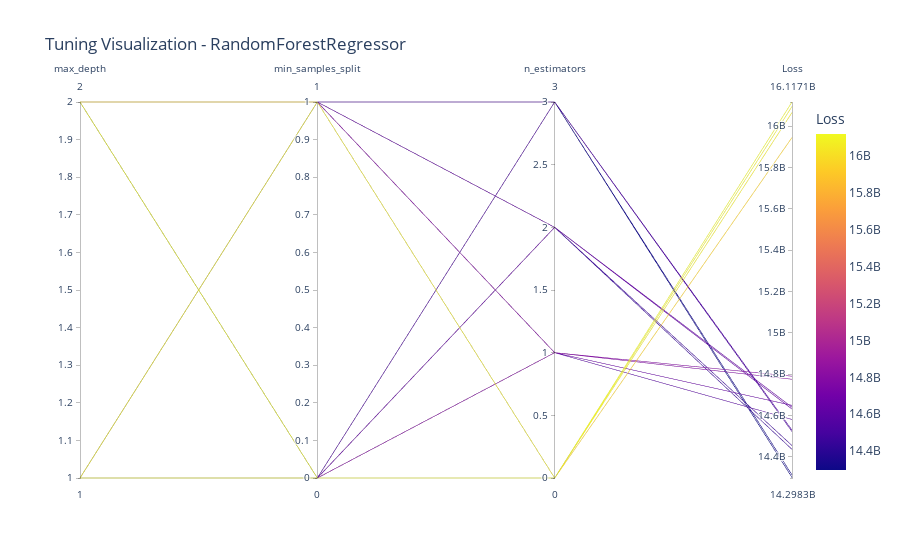

The notebook cell saved with this chart:
### Code cell
# Chạy tuning và trực quan hóa cho mô hình RandomForestRegressor

name = "RandomForestRegressor"
model = models[name]
print(f"🔍 Đang tuning mô hình: {name}...")

grid = GridSearchCV(model, param_grids[name], cv=5, scoring='neg_mean_squared_error', n_jobs=-1)
grid.fit(x_train, y_train)

y_pred = grid.predict(x_test)
mse = mean_squared_error(y_test, y_pred)
mae = mean_absolute_error(y_test, y_pred)
r2 = r2_score(y_test, y_pred)

print(f"📌 {name}")
print("Best parameters:", grid.best_params_)
print(f"Test MSE: {mse:.4f}")
print(f"Test MAE: {mae:.4f}")
print(f"Test R² : {r2:.4f}")

best_models[name] = grid.best_estimator_
model_results[name] = {
    "MSE": mse,
    "MAE": mae,
    "R2": r2
}

# Trực quan hóa kết quả tìm kiếm siêu tham số
visualize_tuning_results(grid, model_name=name)

# Trực quan hóa mức độ chính xác của mô hình khi dùng bộ tham số tối ưu và bộ tham số mặc định bằng cách so sánh giữa giá trị thực tế (y_test) và giá trị dự đoán (y_pred) thông qua biểu đồ phân tán.
compare_default_and_tuned_models(x_train, x_test, y_train, y_test, grid.best_estimator_, model_name=name)

print(f"✅ Hoàn thành: {name}\n{'-'*50}")

### Figure 1 — Plotly figure (JSON) as saved in the notebook; plotly's stock layout.template omitted (floating-point values rounded to 4 significant figures)
{"data": [{"dimensions": [{"label": "max_depth", "values": [NaN, NaN, NaN, NaN, NaN, NaN, NaN, NaN, 1.0, 1.0, 1.0, 1.0, 1.0, 1.0, 1.0, 1.0, 2.0, 2.0, 2.0, 2.0, 2.0, 2.0, 2.0, 2.0]}, {"label": "min_samples_split", "values": [0, 0, 0, 0, 1, 1, 1, 1, 0, 0, 0, 0, 1, 1, 1, 1, 0, 0, 0, 0, 1, 1, 1, 1]}, {"label": "n_estimators", "values": [0, 1, 2, 3, 0, 1, 2, 3, 0, 1, 2, 3, 0, 1, 2, 3, 0, 1, 2, 3, 0, 1, 2, 3]}, {"label": "Loss", "values": [16020000000.0, 14620000000.0, 14460000000.0, 14320000000.0, 15970000000.0, 14580000000.0, 14440000000.0, 14300000000.0, 16100000000.0, 14790000000.0, 14640000000.0, 14530000000.0, 16070000000.0, 14780000000.0, 14630000000.0, 14520000000.0, 16120000000.0, 14650000000.0, 14460000000.0, 14310000000.0, 15950000000.0, 14580000000.0, 14440000000.0, 14300000000.0]}], "domain": {"x": [0, 1], "y": [0, 1]}, "line": {"color": [16020000000.0, 14620000000.0, 14460000000.0, 14320000000.0, 15970000000.0, 14580000000.0, 14440000000.0, 14300000000.0, 16100000000.0, 14790000000.0, 14640000000.0, 14530000000.0, 16070000000.0, 14780000000.0, 14630000000.0, 14520000000.0, 16120000000.0, 14650000000.0, 14460000000.0, 14310000000.0, 15950000000.0, 14580000000.0, 14440000000.0, 14300000000.0], "coloraxis": "coloraxis"}, "name": "", "type": "parcoords"}], "layout": {"coloraxis": {"colorbar": {"title": {"text": "Loss"}}, "colorscale": [[0, "#0d0887"], [0.1111, "#46039f"], [0.2222, "#7201a8"], [0.3333, "#9c179e"], [0.4444, "#bd3786"], [0.5556, "#d8576b"], [0.6667, "#ed7953"], [0.7778, "#fb9f3a"], [0.8889, "#fdca26"], [1, "#f0f921"]]}, "legend": {"tracegroupgap": 0}, "title": {"text": "Tuning Visualization - RandomForestRegressor"}}}
